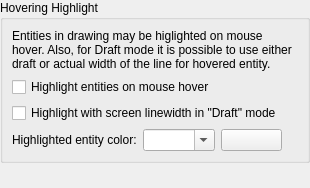
<?xml version="1.0" encoding="UTF-8"?>
<ui version="4.0">
 <class>LC_SettingsPagePreviewHighlight</class>
 <widget class="QWidget" name="LC_SettingsPagePreviewHighlight">
  <property name="geometry">
   <rect>
    <x>0</x>
    <y>0</y>
    <width>310</width>
    <height>188</height>
   </rect>
  </property>
  <layout class="QGridLayout" name="gridLayout_main">
   <property name="leftMargin">
    <number>0</number>
   </property>
   <property name="topMargin">
    <number>0</number>
   </property>
   <property name="rightMargin">
    <number>0</number>
   </property>
   <property name="bottomMargin">
    <number>0</number>
   </property>
   <item row="0" column="0">
    <widget class="QGroupBox" name="gbGVHighlight">
     <property name="title">
      <string>Hovering Highlight</string>
     </property>
     <layout class="QGridLayout" name="gridLayout_hi">
      <item row="2" column="0" colspan="3">
       <widget class="QCheckBox" name="cbHighlightWIthLinewidthInDraft">
        <property name="sizePolicy">
         <sizepolicy hsizetype="Preferred" vsizetype="Preferred">
          <horstretch>0</horstretch>
          <verstretch>0</verstretch>
         </sizepolicy>
        </property>
        <property name="toolTip">
         <string>Hover in Draft Mode

If selected, entity will be highlighted in &quot;Draft&quot; mode using entity's linewidth instead of 1px.</string>
        </property>
        <property name="text">
         <string>Highlight with screen linewidth in &quot;Draft&quot; mode</string>
        </property>
       </widget>
      </item>
      <item row="3" column="3">
       <spacer name="horizontalSpacer">
        <property name="orientation">
         <enum>Qt::Orientation::Horizontal</enum>
        </property>
        <property name="sizeHint" stdset="0">
         <size>
          <width>0</width>
          <height>20</height>
         </size>
        </property>
       </spacer>
      </item>
      <item row="3" column="0">
       <widget class="QLabel" name="lHighlightedColor">
        <property name="text">
         <string>Highlighted entity color:</string>
        </property>
        <property name="buddy">
         <cstring>cbHighlightedColor</cstring>
        </property>
       </widget>
      </item>
      <item row="3" column="1">
       <widget class="QComboBox" name="cbHighlightedColor">
        <property name="toolTip">
         <string>Highlight Color

Color for highlighted entities.</string>
        </property>
        <property name="editable">
         <bool>true</bool>
        </property>
       </widget>
      </item>
      <item row="3" column="2">
       <widget class="LC_ColorButton" name="pb_highlighted">
        <property name="toolTip">
         <string>Highlighted

Click to select color.</string>
        </property>
       </widget>
      </item>
      <item row="1" column="0" colspan="3">
       <widget class="QCheckBox" name="cbVisualizeHovering">
        <property name="sizePolicy">
         <sizepolicy hsizetype="Preferred" vsizetype="Preferred">
          <horstretch>0</horstretch>
          <verstretch>0</verstretch>
         </sizepolicy>
        </property>
        <property name="toolTip">
         <string>Entity Hover

If selected, visualize the entity under the mouse cursor.</string>
        </property>
        <property name="text">
         <string>Highlight entities on mouse hover</string>
        </property>
       </widget>
      </item>
      <item row="0" column="0" colspan="4">
       <widget class="QLabel" name="label">
        <property name="text">
         <string>Entities in drawing may be higlighted on mouse hover. Also, for Draft mode it is possible to use either draft or actual width of the line for hovered entity.</string>
        </property>
        <property name="wordWrap">
         <bool>true</bool>
        </property>
       </widget>
      </item>
     </layout>
    </widget>
   </item>
   <item row="1" column="0">
    <spacer name="verticalSpacer">
     <property name="orientation">
      <enum>Qt::Orientation::Vertical</enum>
     </property>
     <property name="sizeHint" stdset="0">
      <size>
       <width>0</width>
       <height>0</height>
      </size>
     </property>
    </spacer>
   </item>
  </layout>
 </widget>
 <customwidgets>
  <customwidget>
   <class>LC_ColorButton</class>
   <extends>QPushButton</extends>
   <header>lc_color_button.h</header>
  </customwidget>
 </customwidgets>
 <resources/>
 <connections/>
</ui>
